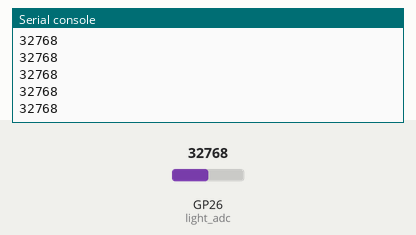
Simulated run of this program. Board: Raspberry Pi Pico running MicroPython. Parts: the last lines printed to the serial console. The inputs (shaded band) are chosen by the test bench; at power-on: GP26 (light_adc) = 32768 (analog values on the 0–65535 scale).

Above: at 1.2 s.
1.3 s: GP26 (light_adc) set to 45874
At 2.4 s:
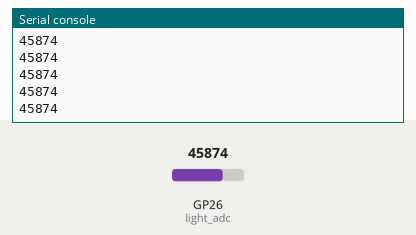
2.8 s: GP26 (light_adc) set to 57670
At 3.9 s:
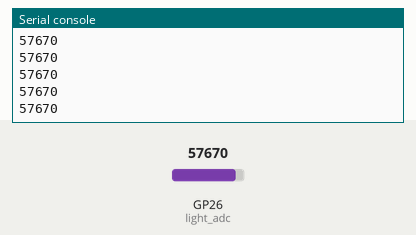
Timing chart, 0 to 5.8 s (numbered marks = the images above; inputs shaded):
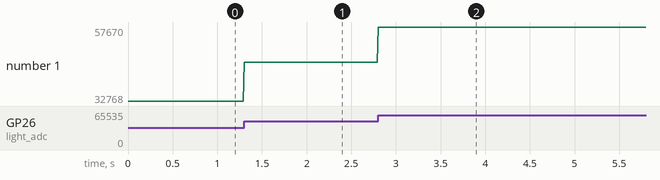

Measured:
- after the input at 1.3 s, the serial console: prints a new line at once (image 1)
- after the input at 2.8 s, the serial console: prints a new line at once (image 2)
- plotted number 1: 32768 → 45874 after the input at 1.3 s, 45874 → 57670 after the input at 2.8 s

The program:

light_analog_input.py
```python
#light detection as analog input.
#prints values 0-65535


from machine import Pin, ADC   #import from machine the classes we need
from time import sleep

light_adc = ADC(Pin(26))		#name and create the object "light_adc" to
                                #allow analog to digital conversion on pin 26
while True:
    print(light_adc.read_u16())		#do a 16-bit read (0-65535) on pin 26
                                    #and print the result.
    sleep(0.01)
```
